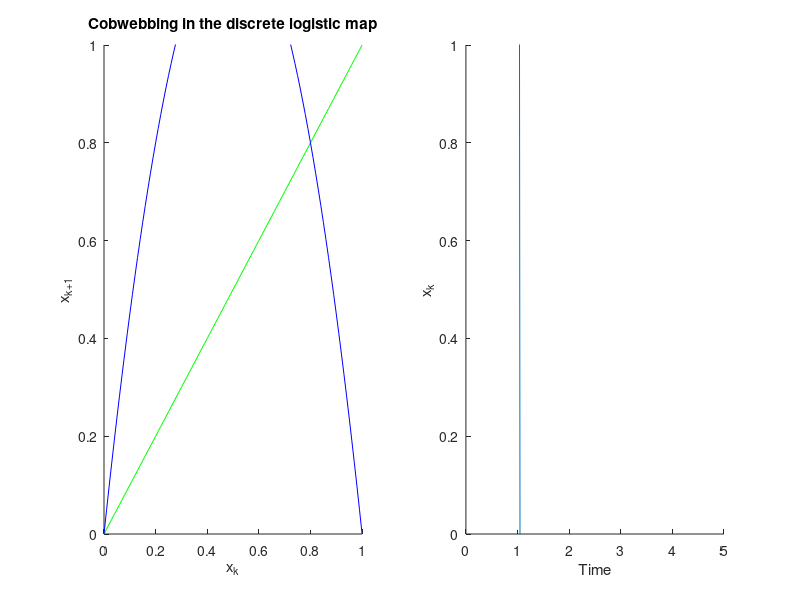

Source code (MATLAB):
clear all;
close all;

f=inline('r.*x.*(1-x)','x','r');

r = input('Enter the bifurcation parameter r (0 < r < 4): ');
x = input('Enter the starting value x1 (0 < x1 < 1): ');
n = input('Enter the total number of iterations in a sequence n (0 < n < 50): ');
%fig1=figure;

subplot(1,2,2);
axis([0 n 0 1]);
xlabel('Time');
ylabel('x_k');
hold on;

subplot(1,2,1);
title('Cobwebbing in the discrete logistic map');
xlabel('x_k'); 
ylabel('x_{k+1}'); %hold off;
axis([0 1 0 1]); 
hold on;

s = 0 : 0.01 : 1; % a mesh for the unit interval of x
plot(s,s,'g'); % plotting the diagonal y = x
y = f(s,r);
plot(s,y,'b') % plotting the discrete map: y = r*x*(1-x)
for k = 1:n
    x(k+1)=f(x(k),r); % automatic extension of the vector x from scalar
end
plot([x(1), x(1)],[x(1),x(2)],'r'); % the first vertical segment of the picture
plot([x(1),x(1)],[x(1),x(2)],'r');
for k = 2 : n
    % Plot in subfigure 1
    subplot(1,2,1);
    plot([x(k-1),x(k)],[x(k),x(k)],'r'); % a horizonal segment of the picture
    plot([x(k),x(k)],[x(k),x(k+1)],'r'); % a vertical segment of the picture
    % Plot in subfigure 2
    subplot(1,2,2);
    plot([k-1,k],[x(k-1),x(k)]);
    pause(1); % intermediate pause to follow the cobwebbing over time
end